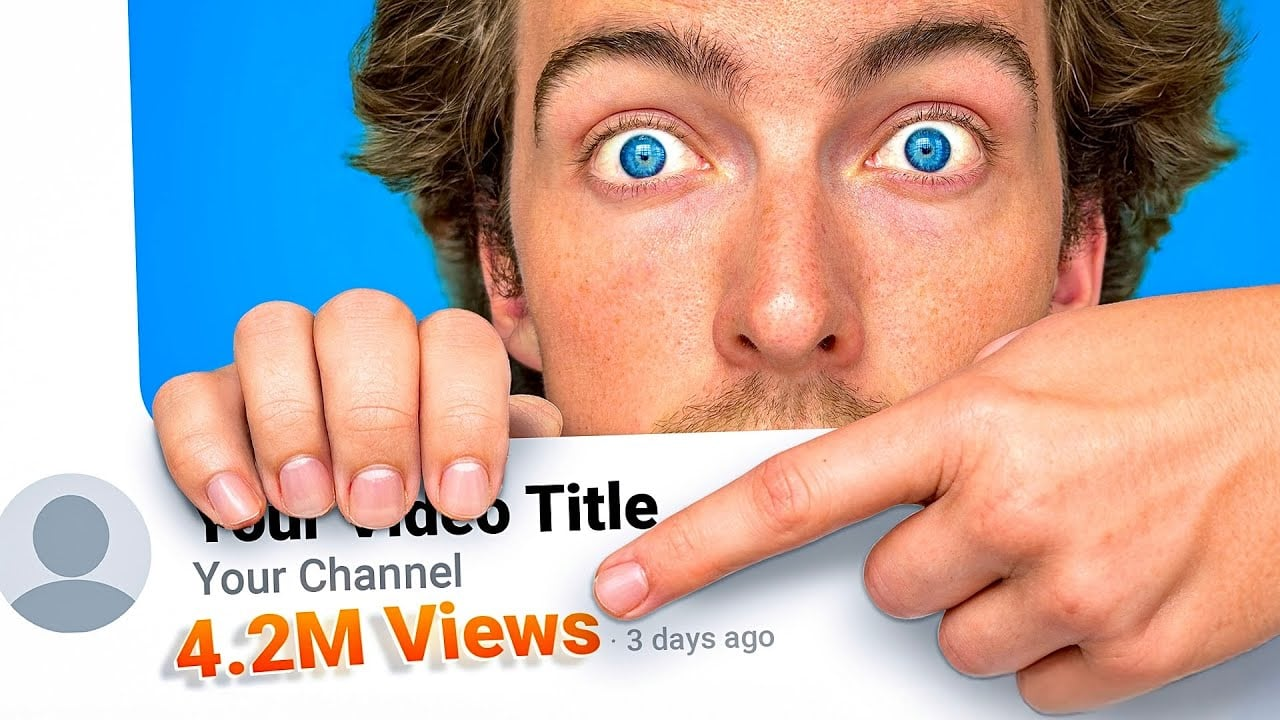
#> input picture Thumblify/backend/temp/Replace_Thumbnails.jpg, 1280 x 720 px
$ python analyzer.py temp/Replace_Thumbnails.jpg
#> lines starting #> are read from the running program, lines starting #| are printed output that depends on the picture
import cv2
import numpy as np
import sys
import json
import os


# ---------------- NORMALIZATION ---------------- #
def normalize(value, min_val, max_val):
    if max_val - min_val == 0:
        return 0
    return (value - min_val) / (max_val - min_val)


def clamp(val, min_val=0.0, max_val=1.0):
    return max(min_val, min(val, max_val))


# ---------------- SCORING FUNCTION ---------------- #
def score_thumbnail(brightness, contrast, edge_density, colorfulness):

    # Normalize features (safe ranges)
    brightness_norm = clamp(normalize(brightness, 70, 180))
    contrast_norm = clamp(normalize(contrast, 20, 120))
    edge_norm = clamp(normalize(edge_density, 1, 15))
    color_norm = clamp(normalize(colorfulness, 10, 120))

    # Brightness best at mid (not too dark, not too bright)
    brightness_score = 1 - abs(brightness_norm - 0.5) * 2
    brightness_score = clamp(brightness_score)

    # Weighted score
    final_score = (
        brightness_score * 0.2 +
        contrast_norm * 0.3 +
        edge_norm * 0.2 +
        color_norm * 0.3
    )

    # Clamp final score (IMPORTANT)
    final_score = clamp(final_score, 0.05, 1)

    return final_score


# ---------------- MAIN FUNCTION ---------------- #
def estimate_ctr(image_path):

#> called with image_path = 'temp/Replace_Thumbnails.jpg'
    if not os.path.exists(image_path):
        return {"error": "Image file not found"}

    img = cv2.imread(image_path)
#> img is the input picture: shape (720, 1280, 3); mean B, G, R 163, 168, 187.5
    if img is None:
        return {"error": "Could not read image"}

    # Resize for consistency
    img = cv2.resize(img, (640, 360))
#> img: shape (360, 640, 3)

    gray = cv2.cvtColor(img, cv2.COLOR_BGR2GRAY)
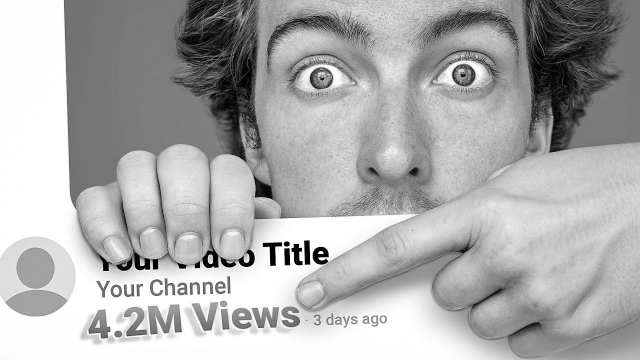
#> gray: shape (360, 640); min 0, max 255, mean 173.4

    # 1. Brightness
    brightness = np.mean(gray)
#> brightness = 173.4

    # 2. Contrast
    contrast = np.std(gray)
#> contrast = 61.43

    # 3. Edge Density (improved thresholds)
    edges = cv2.Canny(gray, 50, 150)
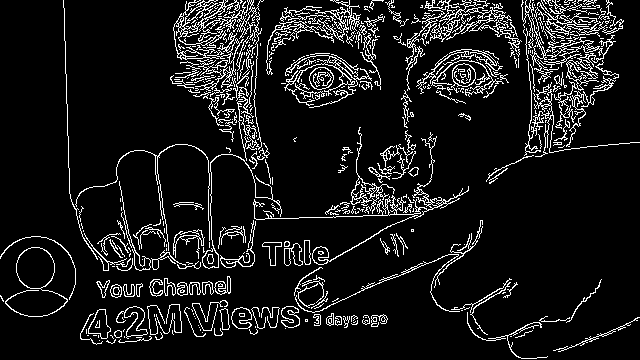
#> edges: shape (360, 640); 9.7% white in thin lines or dots
    edge_density = (np.sum(edges > 0) / edges.size) * 100
#> edge_density = 9.65

    # 4. Colorfulness
    (B, G, R) = cv2.split(img.astype("float"))
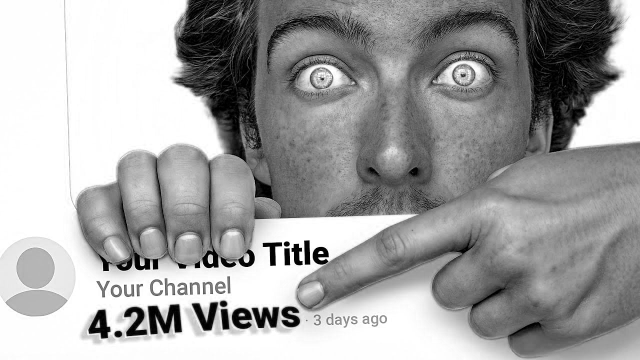
#> B: shape (360, 640) float64; min 0, max 255, mean 163.1
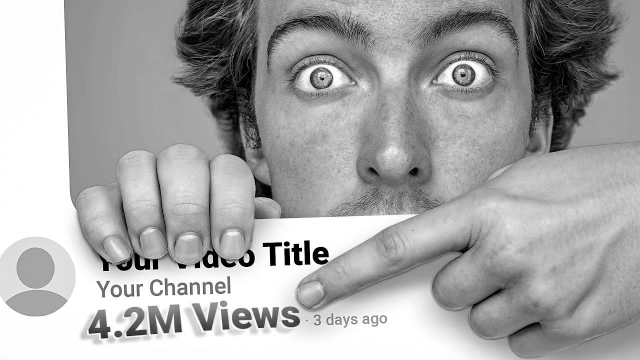
#> G: shape (360, 640) float64; min 0, max 255, mean 168.1
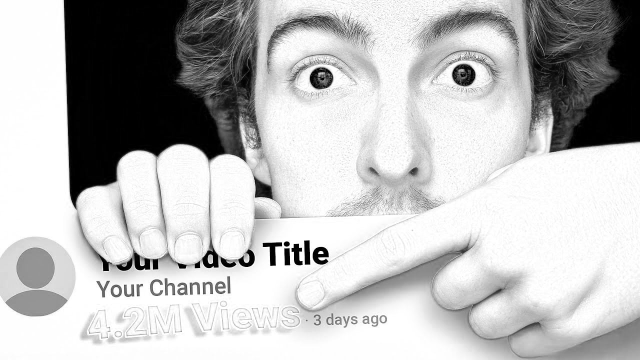
#> R: shape (360, 640) float64; min 0, max 255, mean 187.6
    rg = np.abs(R - G)
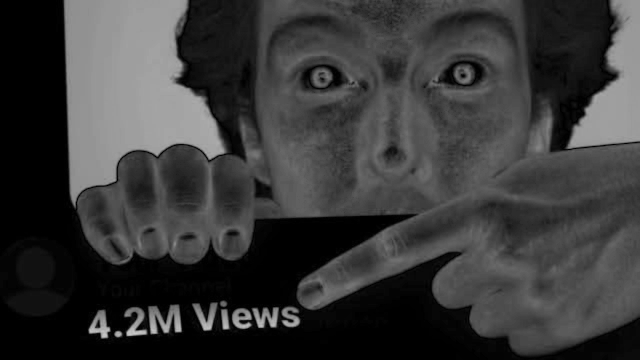
#> rg: shape (360, 640) float64; min 0, max 201, mean 57.2
    yb = np.abs(0.5 * (R + G) - B)
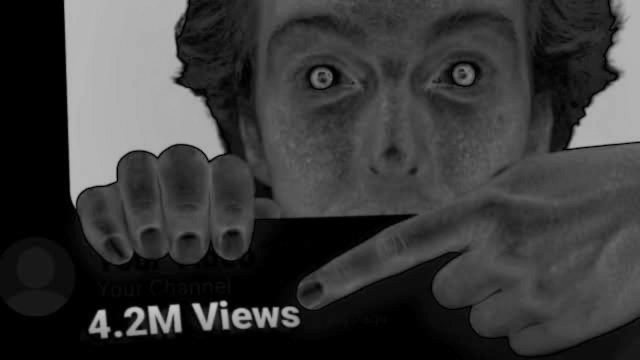
#> yb: shape (360, 640) float64; min 0, max 199, mean 57.9

    rbMean, rbStd = np.mean(rg), np.std(rg)
#> rbMean = 57.18; rbStd = 48.59
    ybMean, ybStd = np.mean(yb), np.std(yb)
#> ybMean = 57.85; ybStd = 51.95

    stdRoot = np.sqrt((rbStd ** 2) + (ybStd ** 2))
#> stdRoot = 71.13
    meanRoot = np.sqrt((rbMean ** 2) + (ybMean ** 2))
#> meanRoot = 81.34
    colorfulness = stdRoot + (0.3 * meanRoot)
#> colorfulness = 95.54

    # ---------------- SCORING ---------------- #
    final_score = score_thumbnail(brightness, contrast, edge_density, colorfulness)
#> in score_thumbnail, `brightness_norm = clamp(normalize(brightness, 70, 180))`: brightness_norm = 0.94
#> in score_thumbnail, `contrast_norm = clamp(normalize(contrast, 20, 120))`: contrast_norm = 0.414
#> in score_thumbnail, `edge_norm = clamp(normalize(edge_density, 1, 15))`: edge_norm = 0.618
#> in score_thumbnail, `color_norm = clamp(normalize(colorfulness, 10, 120))`: color_norm = 0.778
#> in score_thumbnail, `brightness_score = 1 - abs(brightness_norm - 0.5) * 2`: brightness_score = 0.12
#> in score_thumbnail, `final_score = ( brightness_score * 0.2 + contrast_norm * 0.3 + edge_no..`: final_score = 0.505
#> final_score = 0.505

    # CTR Calculation (stable range)
    ctr_percentage = 3 + (final_score * 9)   # 3% → 12%
#> ctr_percentage = 7.55
    ctr_percentage = max(1.5, ctr_percentage)

    # Baseline comparison
    baseline_ctr = 5.0
    performance = ctr_percentage - baseline_ctr
#> performance = 2.55

    # Quality classification
    if final_score < 0.4:
        quality = "Poor"
    elif final_score < 0.7:
        quality = "Average"
    else:
        quality = "High"

    return {
        "ctr_score": round(ctr_percentage, 2),
        "quality": quality,
        "performance_vs_avg": round(performance, 2),
        "metrics": {
            "brightness": round(brightness, 2),
            "contrast": round(contrast, 2),
            "edge_density": round(edge_density, 2),
            "colorfulness": round(colorfulness, 2)
        }
    }


# ---------------- CLI ENTRY ---------------- #
if __name__ == "__main__":
    if len(sys.argv) < 2:
        print(json.dumps({"error": "No image path provided"}))
    else:
        path = sys.argv[1]
        result = estimate_ctr(path)
#> result = 4 items
        print(json.dumps(result))
#| {"ctr_score": 7.55, "quality": "Average", "performance_vs_avg": 2.55, "metrics": {"brightness": 173.4, "contrast": 61.43, "edge_density": 9.65, "colorfulness": 95.54}}
